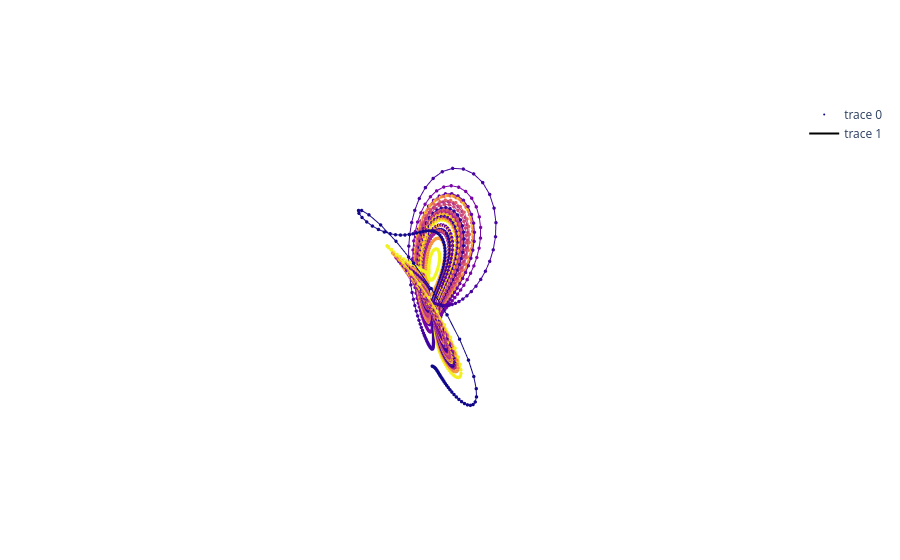

Notebook code for this chart:
### Markdown cell above
### Chaos: Lorenz

### Code cell
dt = 0.01
states_np = run_map(tf.constant([1.0, 0.0, 0.0]), lorenz_map, steps=5000, step_size=dt)
plot_attractors(states_np)

### Figure 1 — Plotly figure (JSON) as saved in the notebook; plotly's stock layout.template omitted (floating-point values rounded to 4 significant figures; data arrays with more than 128 entries replaced by an {"elided": "..."} marker saying what was removed)
{"data": [{"marker": {"color": {"elided": "5000 int values"}, "colorscale": [[0, "#0d0887"], [0.1111, "#46039f"], [0.2222, "#7201a8"], [0.3333, "#9c179e"], [0.4444, "#bd3786"], [0.5556, "#d8576b"], [0.6667, "#ed7953"], [0.7778, "#fb9f3a"], [0.8889, "#fdca26"], [1, "#f0f921"]], "opacity": 1, "size": 2}, "mode": "markers", "type": "scatter3d", "x": {"elided": "5000 float values"}, "y": {"elided": "5000 float values"}, "z": {"elided": "5000 float values"}}, {"line": {"color": {"elided": "5000 int values"}, "colorscale": [[0, "#0d0887"], [0.1111, "#46039f"], [0.2222, "#7201a8"], [0.3333, "#9c179e"], [0.4444, "#bd3786"], [0.5556, "#d8576b"], [0.6667, "#ed7953"], [0.7778, "#fb9f3a"], [0.8889, "#fdca26"], [1, "#f0f921"]]}, "mode": "lines", "type": "scatter3d", "x": {"elided": "5000 float values"}, "y": {"elided": "5000 float values"}, "z": {"elided": "5000 float values"}}], "layout": {"scene": {"xaxis": {"visible": false}, "yaxis": {"visible": false}, "zaxis": {"visible": false}}}}
